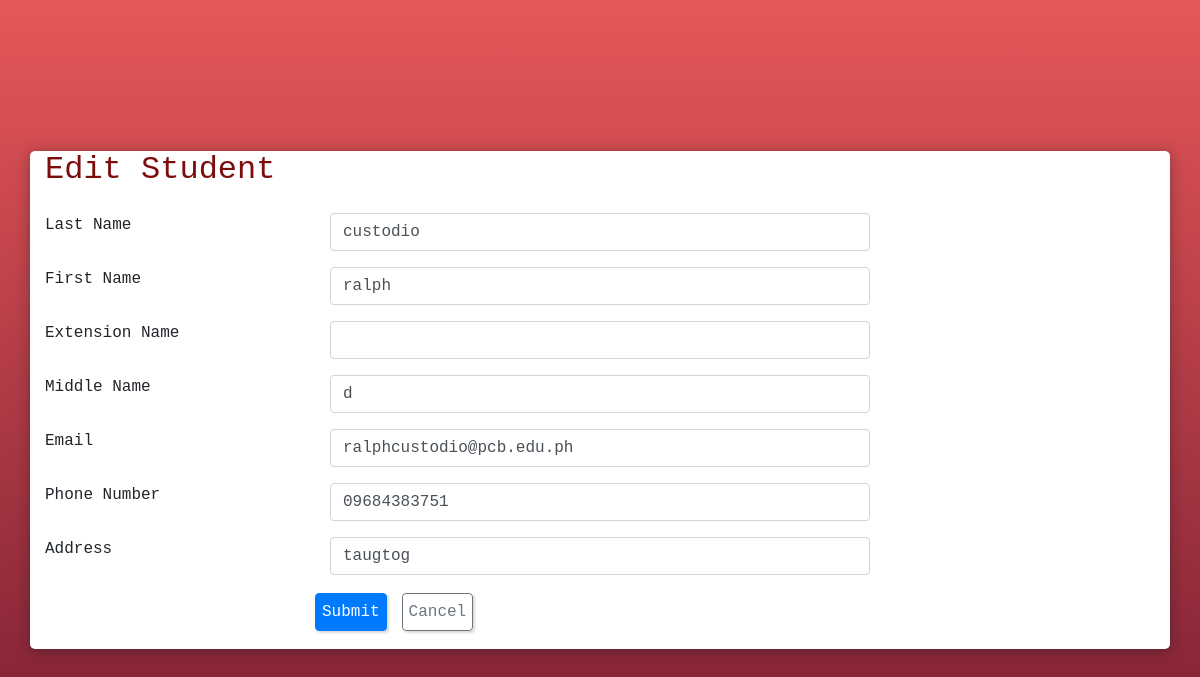
The app's page /mysqli/update.php?student_id=1 with its own data.
### tables this page shows
CREATE TABLE `tbl_student` (
  `student_id` int(11) NOT NULL,
  `last_name` varchar(50) DEFAULT NULL,
  `first_name` varchar(50) DEFAULT NULL,
  `extension_name` varchar(50) DEFAULT NULL,
  `middle_name` varchar(50) DEFAULT NULL,
  `email` varchar(100) DEFAULT NULL,
  `phone_number` varchar(50) DEFAULT NULL,
  `address` varchar(100) DEFAULT NULL
);

### mysqli/update.php (the view, shortened to what this page needs)
<?php
require_once('dbconnect.php');
		$last_name = "";
		$first_name = "";
		$extension_name = "";
		$middle_name ="";
		$email ="";
		$phone_number ="";
		$address ="";
	if ($_SERVER ['REQUEST_METHOD'] == 'GET'){
		$student_id = $_GET["student_id"];
		$sql = "SELECT * FROM tbl_student WHERE student_id=$student_id";
		$result = $connection->query($sql);
		$row = $result->fetch_assoc();
			$last_name= $row["last_name"];
			$first_name = $row["first_name"];
			$extension_name = $row["extension_name"];
			$middle_name = $row["middle_name"];
			$email = $row["email"];
			$phone_number = $row["phone_number"];
			$address = $row["address"];
	}
?>
<!DOCTYPE html>
<html>
<head>
	<link rel="stylesheet" type="text/css" href = "./css/bootstrap.css">
	<link rel="stylesheet" type="text/css" href="./style.css">
</head>
<body>
	<div class = "container my-5">
		<h2>Edit Student</h2>
		<form method = "post">
			<div class = "row mb-3">
				<label class ="col-sm-3" col-form-label>Last Name</label>
				<div class = "col-sm-6">
					<input type = "text" class = "form-control" name = "last-name" value= "<?php echo $last_name; ?>">
				</div>
			</div>
			<div class = "row mb-3">
				<label class ="col-sm-3" col-form-label>First Name</label>
				<div class = "col-sm-6">
					<input type = "text" class = "form-control" name = "first-name" value= "<?php echo $first_name; ?>">
				</div>
			</div>
			<div class = "row mb-3">
				<label class ="col-sm-3" col-form-label>Extension Name</label>
				<div class = "col-sm-6">
					<input type = "text" class = "form-control" name = "extension-name" value= "<?php echo $extension_name; ?>">
				</div>
			</div>
			<div class = "row mb-3">
				<label class ="col-sm-3" col-form-label>Middle Name</label>
				<div class = "col-sm-6">
					<input type = "text" class = "form-control" name = "middle-name" value= "<?php echo $middle_name; ?>">
				</div>
			</div>
			<div class = "row mb-3">
				<label class ="col-sm-3" col-form-label>Email</label>
				<div class = "col-sm-6">
					<input type = "text" class = "form-control" name = "email" value= "<?php echo $email; ?>">
				</div>
			</div>
			<div class = "row mb-3">
				<label class ="col-sm-3" col-form-label>Phone Number</label>
				<div class = "col-sm-6">
					<input type = "text" class = "form-control" name = "phone-number" value= "<?php echo $phone_number; ?>">
				</div>
			</div>
			<div class = "row mb-3">
				<label class ="col-sm-3" col-form-label>Address</label>
				<div class = "col-sm-6">
					<input type = "text" class = "form-control" name = "address" value= "<?php echo $address; ?>">
				</div>
			</div>
			<div class = "row mb-3">
				<div class="offset-sm-3 d-grid">
					<button type ="submit" class ="btn btn-primary">Submit</button>
				</div>
				<div class = "col-sm-3 d-grid">
					<a class="btn btn-outline-secondary" href ="./index.php" role="button">Cancel</a>
				</div>
			</div>
		</form>
	</div>
</body>
</html>

### mysqli/style.css (style rules this page uses)
*, *::after, *::before { margin: 0; padding: 0; font-family: "Roboto Mono", monospace; box-sizing: border-box; }
body { background: linear-gradient(to bottom, #e65758, #771d32); display: flex; justify-content: center; align-items: center; height: 100vh; }
.container { background-color: white; border-radius: 5px; box-shadow: rgba(14, 30, 37, 0.12) 0px 2px 4px 0px, rgba(14, 30, 37, 0.32) 0px 2px 16px 0px; }
.btn { margin: 2px 0px 2px 0px; padding: 6px; box-shadow: rgba(0, 0, 0, 0.15) 1.95px 1.95px 2.6px; }
h2 { margin-bottom: 3vh; color: #7b0d0d; }

### records on screen
tbl_student: last-name "custodio", first-name "ralph", middle-name "d", email "ralphcustodio@pcb.edu.ph", phone-number "09684383751", address "taugtog"
